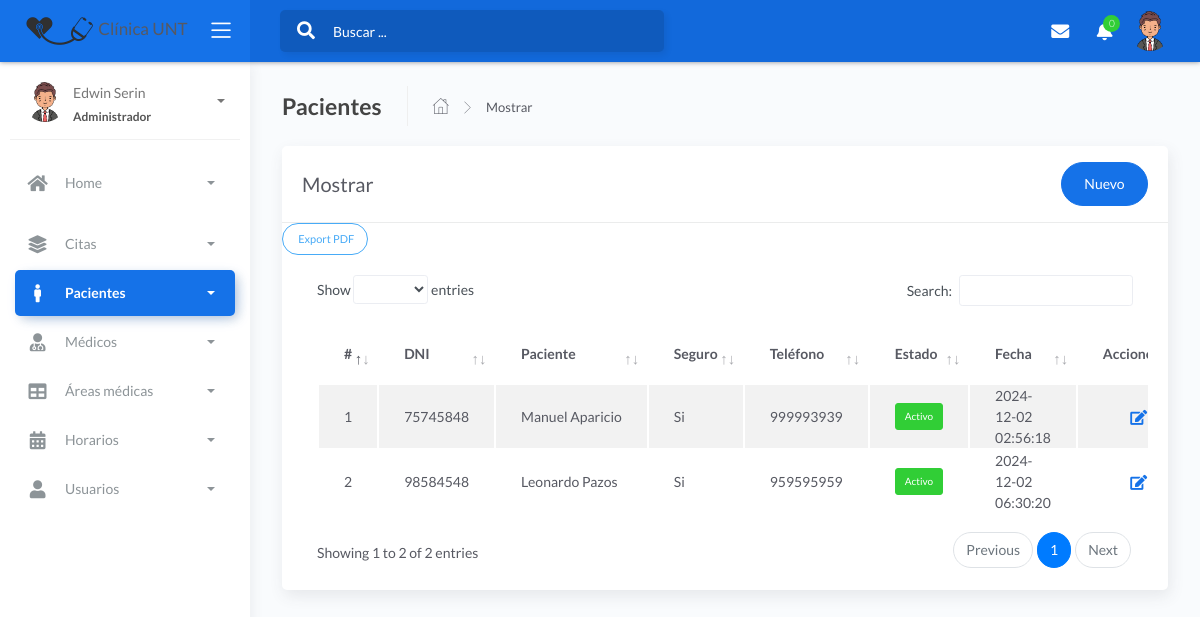
Page /folder/customers.php (signed in) on the committed database.
### tables this page shows
CREATE TABLE `customers` (
  `codpaci` int(11) NOT NULL,
  `dnipa` char(8) NOT NULL,
  `nombrep` varchar(50) NOT NULL,
  `apellidop` varchar(50) NOT NULL,
  `seguro` char(10) NOT NULL,
  `tele` char(9) NOT NULL,
  `sexo` char(15) NOT NULL,
  `usuario` varchar(15) NOT NULL,
  `clave` varchar(255) NOT NULL,
  `cargo` char(1) NOT NULL,
  `estado` varchar(15) NOT NULL,
  `fecha_create` timestamp NOT NULL DEFAULT current_timestamp() ON UPDATE current_timestamp()
);

### controller/customerscontroller.php (called while the page is built, shortened)
<?php
require_once '../model/modelcustomers.php';
class customerscontroller{
    function mostrar(){
        $customers=new Modelo();
        $dato=$customers->mostrar("customers", "1");
        require_once '../view/customers/mostrar.php';
    }
    }

### model/modelcustomers.php (called while the page is built, shortened)
<?php
class Modelo{
  private $customers;
  private $db;
  public function __construct(){
      $this->customers=array();
      $this->db=new PDO('mysql:host=localhost;dbname=proyecto_final',"root","");
  }
  public function mostrar($tabla,$condicion){
      $consulta="SELECT * FROM customers";
      $resultado=$this->db->query($consulta);
      while ($tabla=$resultado->fetchAll(PDO::FETCH_ASSOC)) {
          $this->customers[]=$tabla;
      }
      return $this->customers;
    }
}
 ?>

### view/customers/mostrar.php (the view, shortened to what this page needs)
<!DOCTYPE html>
<html lang="en">
<head>
	<link rel="stylesheet" href="../assets/css/bootstrap.min.css">
	<link rel="stylesheet" href="../assets/css/atlantis.min.css">
	<link rel="stylesheet" href="../assets/css/demo.css">
</head>
<body>
	<div class="wrapper">
		<div class="main-header">
			<div class="logo-header" data-background-color="blue">
				<a href="../view/admin/admin.php" class="logo">
					<img src="../assets/img/ok.png" alt="navbar brand" class="navbar-brand"> Clínica UNT</span>
				</a>
				<div class="nav-toggle">
					<button class="btn btn-toggle toggle-sidebar">
						<i class="icon-menu"></i>
					</button>
				</div>
			</div>
			<nav class="navbar navbar-header navbar-expand-lg" data-background-color="blue2">
				<div class="container-fluid">
					<div class="collapse" id="search-nav">
						<form class="navbar-left navbar-form nav-search mr-md-3">
							<div class="input-group">
								<div class="input-group-prepend">
									<button type="submit" class="btn btn-search pr-1">
										<i class="fa fa-search search-icon"></i>
									</button>
								</div>
								<input type="text" placeholder="Buscar ..." class="form-control">
							</div>
						</form>
					</div>
					<ul class="navbar-nav topbar-nav ml-md-auto align-items-center">
						<li class="nav-item dropdown hidden-caret">
							<a class="nav-link dropdown-toggle" href="#" id="messageDropdown" role="button" data-toggle="dropdown" aria-haspopup="true" aria-expanded="false">
								<i class="fa fa-envelope"></i>
							</a>
						</li>
						<li class="nav-item dropdown hidden-caret">
							<a class="nav-link dropdown-toggle" href="#" id="notifDropdown" role="button" data-toggle="dropdown" aria-haspopup="true" aria-expanded="false">
								<i class="fa fa-bell"></i>
								<span class="notification">0</span>
							</a>
						</li>
						<li class="nav-item dropdown hidden-caret">
							<a class="dropdown-toggle profile-pic" data-toggle="dropdown" href="#" aria-expanded="false">
								<div class="avatar-sm">
									<img src="../assets/img/hombre.png" alt="..." class="avatar-img rounded-circle">
								</div>
							</a>
						</li>
					</ul>
				</div>
			</nav>
		</div>
		<div class="sidebar sidebar-style-2">
			<div class="sidebar-wrapper scrollbar scrollbar-inner">
				<div class="sidebar-content">
					<div class="user">
						<div class="avatar-sm float-left mr-2">
							<img src="../assets/img/hombre.png" alt="..." class="avatar-img rounded-circle">
						</div>
						<div class="info">
							<a data-toggle="collapse" href="#collapseExample" aria-expanded="true">
								<span>
									<?php echo ucfirst($_SESSION['nombre']); ?>
									<span class="user-level">Administrador</span>
									<span class="caret"></span>
								</span>
							</a>
						</div>
					</div>
					<ul class="nav nav-primary">
						<li class="nav-item">
							<a data-toggle="collapse" href="#dashboard" class="collapsed" aria-expanded="false">
								<i class="fas fa-home"></i>
								<p>Home</p>
								<span class="caret"></span>
							</a>
						</li>
						<li class="nav-item">
							<a data-toggle="collapse" href="#base">
								<i class="fas fa-layer-group"></i>
								<p>Citas</p>
								<span class="caret"></span>
							</a>
						</li>
						<li class="nav-item active">
							<a data-toggle="collapse" href="#sidebarLayouts">
								<i class="fas fa-male"></i>
								<p>Pacientes</p>
								<span class="caret"></span>
							</a>
						</li>
						<li class="nav-item">
							<a data-toggle="collapse" href="#forms">
								<i class="fas fa-user-md"></i>
								<p>Médicos</p>
								<span class="caret"></span>
							</a>
						</li>
						<li class="nav-item">
							<a data-toggle="collapse" href="#tables">
								<i class="fas fa-table"></i>
								<p>Áreas médicas</p>
								<span class="caret"></span>
							</a>
						</li>
						<li class="nav-item">
							<a data-toggle="collapse" href="#calendar">
								<i class="fas fa-calendar-alt"></i>
								<p>Horarios</p>
								<span class="caret"></span>
							</a>
						</li>
						<li class="nav-item">
							<a data-toggle="collapse" href="#user">
								<i class="fas fa-user"></i>
								<p>Usuarios</p>
								<span class="caret"></span>
							</a>
						</li>
					</ul>
				</div>
			</div>
		</div>
		<div class="main-panel">
			<div class="content">
				<div class="page-inner">
					<div class="page-header">
						<h4 class="page-title">Pacientes</h4>
						<ul class="breadcrumbs">
							<li class="nav-home">
								<a href="../view/admin/admin.php">
									<i class="flaticon-home"></i>
								</a>
							</li>
							<li class="separator">
								<i class="flaticon-right-arrow"></i>
							</li>
							<li class="nav-item">
								<a href="#">Mostrar</a>
							</li>
						</ul>
					</div>
					<div class="row">
						<div class="col-md-12">
							<div class="card">
								<div class="card-header">
									<div class="d-flex align-items-center">
										<h4 class="card-title">Mostrar</h4>
										<a href="#addRowModal" class="btn btn-primary btn-round ml-auto" data-toggle="modal">Nuevo</a>
										<?php include('AgregarModal.php'); ?>
									</div>
									<div class="card-tools">
											<a href="../view/customers/reporte.php" class="btn btn-info btn-border btn-round btn-sm mr-2">
												Export PDF
											</a>
										</div>
										<div class="card-body">
										<div class="table-responsive">
										<table id="add-row" class="display table table-striped table-hover" >
											<thead>
												<tr>
													<th>#</th>
													<th>DNI</th>
													<th>Paciente</th>
													<th>Seguro</th>
													<th>Teléfono</th>
													<th>Estado</th>
													<th>Fecha</th>
													<th style="width: 10%">Acciones</th>
												</tr>
											</thead>
										<tbody>
					<?php
						$database = new Connection();
						$db = $database->open();
						try{
							$sql = 'SELECT customers.codpaci, customers.dnipa,customers.nombrep,customers.apellidop ,customers.seguro,customers.tele,customers.sexo,customers.usuario,customers.clave,customers.cargo,customers.estado, customers.fecha_create  FROM customers';
							foreach ($db->query($sql) as $row) {
								?>
								<tr>
									<td><?php echo $row['codpaci']; ?></td>
									<td><?php echo $row['dnipa']; ?></td>
									<td><?php echo $row['nombrep']; ?>&nbsp;<?php echo $row['apellidop']; ?></td>
									<td><?php echo $row['seguro']; ?></td>
									<td><?php echo $row['tele']; ?></td>
							   <td>
						 <?php    if($row['estado']==1)  { ?>
						  <form  method="get" action="javascript:activo('<?php echo $row['codpaci']; ?>')">
							<button type="submit" class="btn btn-success btn-xs">Activo</button>
						  </form>
						<?php  }   else {?>
						  <form  method="get" action="javascript:inactivo('<?php echo $row['codpaci']; ?>')">
							<button type="submit" class="btn btn-danger btn-xs">Inactivo</button>
						  </form>
						<?php  } ?>
					</td>
								<td><?php echo $row['fecha_create']; ?></td>
										<td>
											<div class="form-button-action">
							<button href="#editRowModal=<?php echo $row['codpaci'];?>" class="btn btn-link btn-primary btn-lg" data-toggle="modal"  title="" data-original-title="Edit Task" data-target="#editRowModal<?php echo $row['codpaci']; ?>">
									<i class="fa fa-edit"></i>
										</button>
										</div>
										</td>
																	</tr>
																	<?php
																}
															}
															catch(PDOException $e){
																echo "Hubo un problema en la conexión: " . $e->getMessage();
															}
														?>
																</tbody>
										</table>
									</div>
								</div>
								</div>
							</div>
						</div>
					</div>
				</div>
			</div>
		</div>
</body>
</html>

### rows in the picture
customers: codpaci "1", dnipa "75745848", nombrep "Manuel", apellidop "Aparicio", seguro "Si", tele "999993939", fecha_create "2024-12-02 02:56:18"
customers: codpaci "2", dnipa "98584548", nombrep "Leonardo", apellidop "Pazos", seguro "Si", tele "959595959", fecha_create "2024-12-02 06:30:20"

### other values in the picture
$_SESSION['nombre'] "Edwin Serin"
